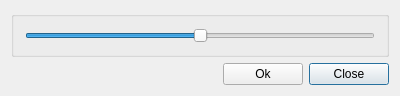
<ui version="4.0" >
 <class>ExtrudeDialogClass</class>
 <widget class="QDialog" name="ExtrudeDialogClass" >
  <property name="geometry" >
   <rect>
    <x>0</x>
    <y>0</y>
    <width>400</width>
    <height>92</height>
   </rect>
  </property>
  <property name="windowTitle" >
   <string>Extrude Face</string>
  </property>
  <layout class="QGridLayout" name="gridLayout" >
   <item row="0" column="0" colspan="3" >
    <widget class="QGroupBox" name="groupBox" >
     <layout class="QGridLayout" name="gridLayout_2" >
      <item row="0" column="0" >
       <widget class="QSlider" name="horizontalSlider" >
        <property name="minimum" >
         <number>-100</number>
        </property>
        <property name="maximum" >
         <number>100</number>
        </property>
        <property name="orientation" >
         <enum>Qt::Horizontal</enum>
        </property>
       </widget>
      </item>
     </layout>
    </widget>
   </item>
   <item row="1" column="2" >
    <widget class="QPushButton" name="pushButton" >
     <property name="text" >
      <string>Close</string>
     </property>
    </widget>
   </item>
   <item row="1" column="1" >
    <widget class="QPushButton" name="pushButton_2" >
     <property name="text" >
      <string>Ok</string>
     </property>
    </widget>
   </item>
   <item row="1" column="0" >
    <spacer name="horizontalSpacer" >
     <property name="orientation" >
      <enum>Qt::Horizontal</enum>
     </property>
     <property name="sizeHint" stdset="0" >
      <size>
       <width>40</width>
       <height>20</height>
      </size>
     </property>
    </spacer>
   </item>
  </layout>
 </widget>
 <layoutdefault spacing="6" margin="11" />
 <resources/>
 <connections/>
</ui>
